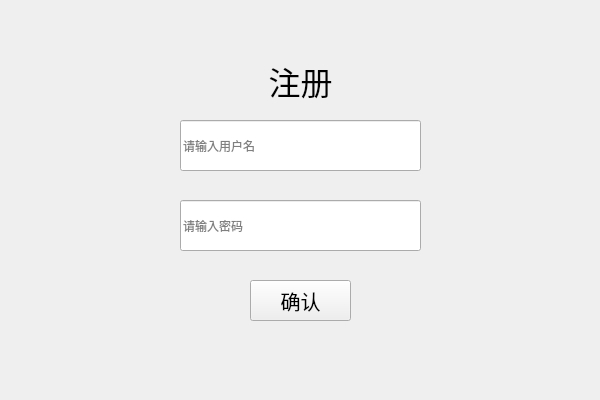
<?xml version="1.0" encoding="UTF-8"?>
<ui version="4.0">
 <class>RegistClass</class>
 <widget class="QWidget" name="RegistClass">
  <property name="geometry">
   <rect>
    <x>0</x>
    <y>0</y>
    <width>600</width>
    <height>400</height>
   </rect>
  </property>
  <property name="windowTitle">
   <string>Regist</string>
  </property>
  <widget class="QLabel" name="label">
   <property name="geometry">
    <rect>
     <x>240</x>
     <y>60</y>
     <width>121</width>
     <height>41</height>
    </rect>
   </property>
   <property name="font">
    <font>
     <family>微软雅黑</family>
     <pointsize>24</pointsize>
    </font>
   </property>
   <property name="text">
    <string>注册</string>
   </property>
   <property name="alignment">
    <set>Qt::AlignmentFlag::AlignCenter</set>
   </property>
  </widget>
  <widget class="QLineEdit" name="lineEdit">
   <property name="geometry">
    <rect>
     <x>180</x>
     <y>120</y>
     <width>241</width>
     <height>51</height>
    </rect>
   </property>
   <property name="text">
    <string/>
   </property>
   <property name="placeholderText">
    <string>请输入用户名</string>
   </property>
  </widget>
  <widget class="QLineEdit" name="lineEdit_2">
   <property name="geometry">
    <rect>
     <x>180</x>
     <y>200</y>
     <width>241</width>
     <height>51</height>
    </rect>
   </property>
   <property name="text">
    <string/>
   </property>
   <property name="placeholderText">
    <string>请输入密码</string>
   </property>
  </widget>
  <widget class="QPushButton" name="pushButton">
   <property name="geometry">
    <rect>
     <x>250</x>
     <y>280</y>
     <width>101</width>
     <height>41</height>
    </rect>
   </property>
   <property name="font">
    <font>
     <family>微软雅黑</family>
     <pointsize>15</pointsize>
    </font>
   </property>
   <property name="text">
    <string>确认</string>
   </property>
  </widget>
 </widget>
 <layoutdefault spacing="6" margin="11"/>
 <resources/>
 <connections>
  <connection>
   <sender>pushButton</sender>
   <signal>clicked()</signal>
   <receiver>RegistClass</receiver>
   <slot>regist_confirm()</slot>
   <hints>
    <hint type="sourcelabel">
     <x>336</x>
     <y>300</y>
    </hint>
    <hint type="destinationlabel">
     <x>533</x>
     <y>333</y>
    </hint>
   </hints>
  </connection>
 </connections>
 <slots>
  <slot>regist_confirm()</slot>
 </slots>
</ui>
